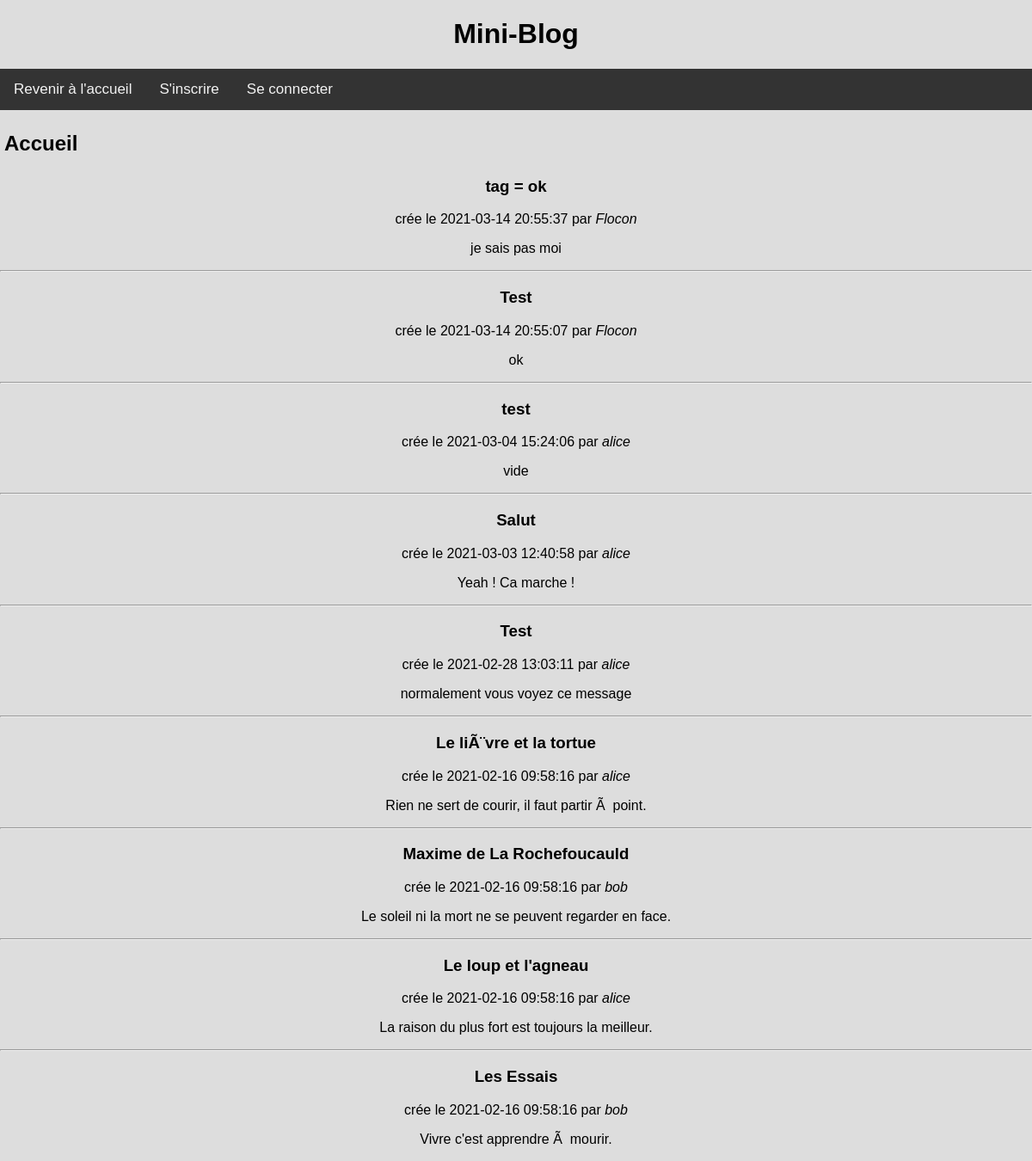
Before: / with the older database file.
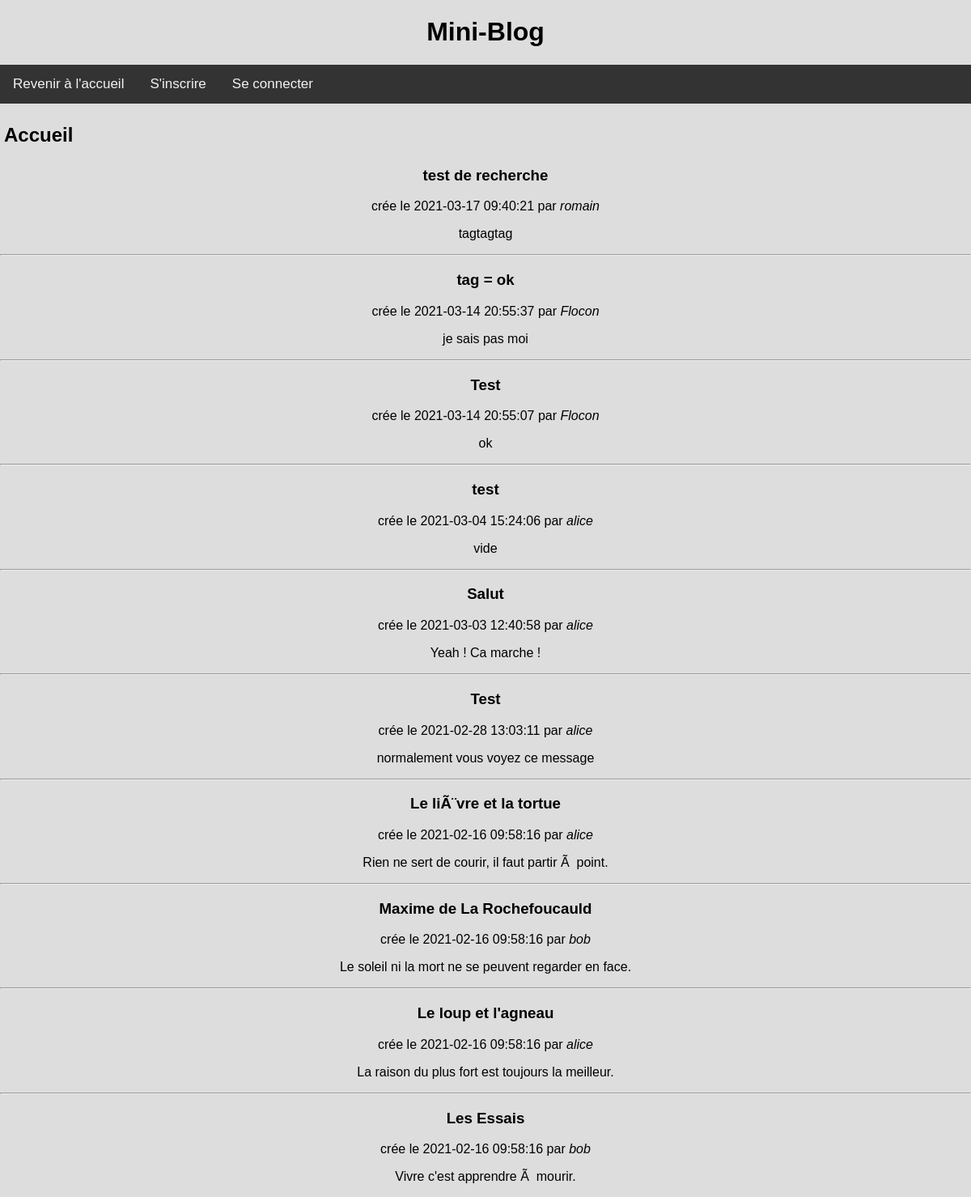
After: the same page with the newer database file.
### tables this page shows
CREATE TABLE articles ( -- post
  id        INTEGER     PRIMARY KEY AUTOINCREMENT,
  auteur_id INTEGER     NOT NULL REFERENCES membres (id),
  cree_le   TIMESTAMP   NOT NULL DEFAULT CURRENT_TIMESTAMP,
  titre     VARCHAR(50) NOT NULL,
  contenu   TEXT        NOT NULL
);

CREATE TABLE membres ( -- user
  id    INTEGER         PRIMARY KEY AUTOINCREMENT,
  login VARCHAR(20)     UNIQUE NOT NULL,
  mdp   VARCHAR(100)    NOT NULL
);

### app.py (the view)
@app.route('/', methods=["GET", "POST"])
def accueil():
    return render_template('accueil.html', articles=db.recuperer_articles())

### outils/data_base.py (called while the page is built)
    def recuperer_articles(self):  # renvoie une liste de tuples
        self.conn = sql.connect(self.dir)
        with self.conn as c:
            curs = c.execute(
                """SELECT articles.id AS id_article, login, cree_le, titre, contenu
                    FROM membres JOIN articles
                    ON membres.id = articles.auteur_id
                    ORDER BY articles.cree_le DESC
                """
            )
            return curs.fetchall()

### templates/accueil.html (shortened to what this page needs)
{% extends 'base.html' %}
{% block entete %}
<link href="static/accueil.css" rel="stylesheet">
  <h1 style="padding:5px">
    {% block titre %}Accueil{% endblock %}
  </h1>
{% endblock %}
{% block contenu %}
    {% for article_id, login, cree_le, titre, contenu in articles %}
        <center><article>
          <head>
            <h1>{{ titre }}</h1>
            <aside>
              crée le {{ cree_le }} par <em>{{ login }}</em>
            </aside>
          </head>
          <p class="contenu">{{ contenu }}</p>
          {% if not loop.last %}
          <hr/>
          {% endif %}
        </article></center>
    {% endfor %}
{% endblock %}

### templates/base.html (shortened to what this page needs)
<!doctype html>
<html>
  <head>
    {% include 'head.html' %}
  </head>
  <body style="background-color:#ddd">
    <section>
      <header>
        {% block entete %}{% endblock %}
      </header>
        {% block contenu %}{% endblock %}
    </section>
  </body>
</html>

### templates/head.html
<link href="static/head.css" rel="stylesheet">
<h1>
  <center>Mini-Blog</center>
</h1>
  {% if 'login' in session %}
    <div class="cleannav">
      <a href="{{ url_for('page_perso') }}">{{ session['login'] }}</a>
      <a href="{{ url_for('accueil') }}">Revenir à l'accueil</a>
      <a href="{{ url_for('logout') }}">Se déconnecter</a>
      <a href="{{ url_for('suppr_compte') }}">Supprimer compte</a>
    </div>
  {% else %}
    <div class="cleannav">
      <a href="{{ url_for('accueil') }}">Revenir à l'accueil</a>
      <a href="{{ url_for('inscrire') }}">S'inscrire</a>
      <a href="{{ url_for('login') }}">Se connecter</a>
    </div>
  {% endif %}

### static/head.css (style rules this page uses)
body { margin: 0; padding: 0; font-family: Arial, Helvetica, sans-serif; background-color: #333 }
.cleannav { overflow: hidden; background-color: #333; }
.cleannav a { float: left; color: #f2f2f2; text-align: center; padding: 14px 16px; text-decoration: none; font-size: 17px; }

### static/accueil.css (style rules this page uses)
body { margin: 0; padding: 0; font-family: Arial, Helvetica, sans-serif; background-color: #333; }

Changed rows visible on the page:
added articles: titre "test de recherche", cree_le "2021-03-17 09:40:21", login "romain", contenu "tagtagtag"
